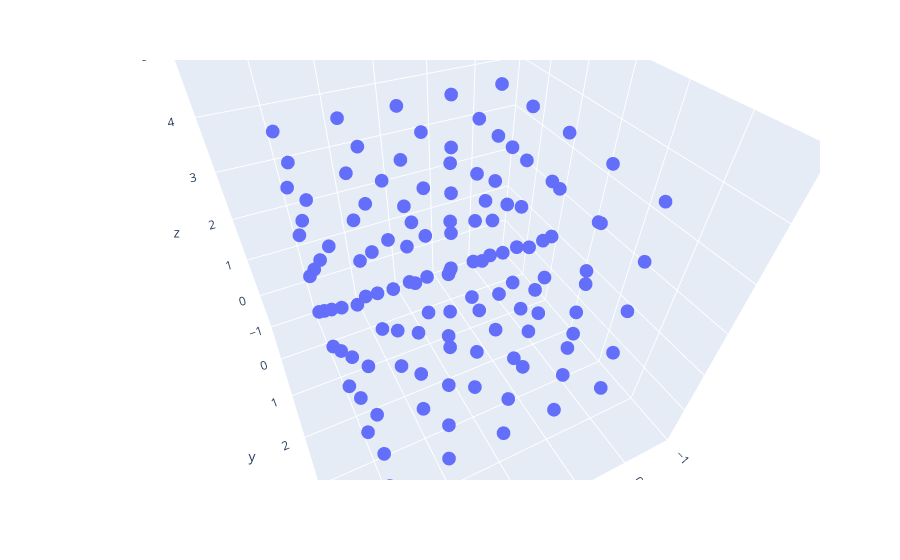

Notebook code for this chart:
### Code cell
import plotly.express as px
import pandas as pd
import numpy as np

N=5
grid = np.zeros([N**3,3])

n = 0
for i in range(N):
    for j in range(N):
        for k in range(N):
            grid[n, 0:3] = (i, j, k)
            n += 1
            
df = pd.DataFrame(grid, columns=['x','y','z'])

fig = px.scatter_3d(df, x='x', y='y', z='z')

fig.update_layout(
    scene=dict(
        xaxis=dict(range=[-1, N]),
        yaxis=dict(range=[-1, N]),
        zaxis=dict(range=[-1, N]),
        aspectmode='cube'
    )
)

fig.show()

### Figure 1 — Plotly figure (JSON) as saved in the notebook; plotly's stock layout.template omitted (floating-point values rounded to 4 significant figures)
{"data": [{"hovertemplate": "x=%{x}<br>y=%{y}<br>z=%{z}<extra></extra>", "legendgroup": "", "marker": {"color": "#636efa", "symbol": "circle"}, "mode": "markers", "name": "", "scene": "scene", "showlegend": false, "type": "scatter3d", "x": [0.0, 0.0, 0.0, 0.0, 0.0, 0.0, 0.0, 0.0, 0.0, 0.0, 0.0, 0.0, 0.0, 0.0, 0.0, 0.0, 0.0, 0.0, 0.0, 0.0, 0.0, 0.0, 0.0, 0.0, 0.0, 1.0, 1.0, 1.0, 1.0, 1.0, 1.0, 1.0, 1.0, 1.0, 1.0, 1.0, 1.0, 1.0, 1.0, 1.0, 1.0, 1.0, 1.0, 1.0, 1.0, 1.0, 1.0, 1.0, 1.0, 1.0, 2.0, 2.0, 2.0, 2.0, 2.0, 2.0, 2.0, 2.0, 2.0, 2.0, 2.0, 2.0, 2.0, 2.0, 2.0, 2.0, 2.0, 2.0, 2.0, 2.0, 2.0, 2.0, 2.0, 2.0, 2.0, 3.0, 3.0, 3.0, 3.0, 3.0, 3.0, 3.0, 3.0, 3.0, 3.0, 3.0, 3.0, 3.0, 3.0, 3.0, 3.0, 3.0, 3.0, 3.0, 3.0, 3.0, 3.0, 3.0, 3.0, 3.0, 4.0, 4.0, 4.0, 4.0, 4.0, 4.0, 4.0, 4.0, 4.0, 4.0, 4.0, 4.0, 4.0, 4.0, 4.0, 4.0, 4.0, 4.0, 4.0, 4.0, 4.0, 4.0, 4.0, 4.0, 4.0], "y": [0.0, 0.0, 0.0, 0.0, 0.0, 1.0, 1.0, 1.0, 1.0, 1.0, 2.0, 2.0, 2.0, 2.0, 2.0, 3.0, 3.0, 3.0, 3.0, 3.0, 4.0, 4.0, 4.0, 4.0, 4.0, 0.0, 0.0, 0.0, 0.0, 0.0, 1.0, 1.0, 1.0, 1.0, 1.0, 2.0, 2.0, 2.0, 2.0, 2.0, 3.0, 3.0, 3.0, 3.0, 3.0, 4.0, 4.0, 4.0, 4.0, 4.0, 0.0, 0.0, 0.0, 0.0, 0.0, 1.0, 1.0, 1.0, 1.0, 1.0, 2.0, 2.0, 2.0, 2.0, 2.0, 3.0, 3.0, 3.0, 3.0, 3.0, 4.0, 4.0, 4.0, 4.0, 4.0, 0.0, 0.0, 0.0, 0.0, 0.0, 1.0, 1.0, 1.0, 1.0, 1.0, 2.0, 2.0, 2.0, 2.0, 2.0, 3.0, 3.0, 3.0, 3.0, 3.0, 4.0, 4.0, 4.0, 4.0, 4.0, 0.0, 0.0, 0.0, 0.0, 0.0, 1.0, 1.0, 1.0, 1.0, 1.0, 2.0, 2.0, 2.0, 2.0, 2.0, 3.0, 3.0, 3.0, 3.0, 3.0, 4.0, 4.0, 4.0, 4.0, 4.0], "z": [0.0, 1.0, 2.0, 3.0, 4.0, 0.0, 1.0, 2.0, 3.0, 4.0, 0.0, 1.0, 2.0, 3.0, 4.0, 0.0, 1.0, 2.0, 3.0, 4.0, 0.0, 1.0, 2.0, 3.0, 4.0, 0.0, 1.0, 2.0, 3.0, 4.0, 0.0, 1.0, 2.0, 3.0, 4.0, 0.0, 1.0, 2.0, 3.0, 4.0, 0.0, 1.0, 2.0, 3.0, 4.0, 0.0, 1.0, 2.0, 3.0, 4.0, 0.0, 1.0, 2.0, 3.0, 4.0, 0.0, 1.0, 2.0, 3.0, 4.0, 0.0, 1.0, 2.0, 3.0, 4.0, 0.0, 1.0, 2.0, 3.0, 4.0, 0.0, 1.0, 2.0, 3.0, 4.0, 0.0, 1.0, 2.0, 3.0, 4.0, 0.0, 1.0, 2.0, 3.0, 4.0, 0.0, 1.0, 2.0, 3.0, 4.0, 0.0, 1.0, 2.0, 3.0, 4.0, 0.0, 1.0, 2.0, 3.0, 4.0, 0.0, 1.0, 2.0, 3.0, 4.0, 0.0, 1.0, 2.0, 3.0, 4.0, 0.0, 1.0, 2.0, 3.0, 4.0, 0.0, 1.0, 2.0, 3.0, 4.0, 0.0, 1.0, 2.0, 3.0, 4.0]}], "layout": {"autosize": true, "legend": {"tracegroupgap": 0}, "margin": {"t": 60}, "scene": {"aspectmode": "cube", "aspectratio": {"x": 1, "y": 1, "z": 1}, "camera": {"center": {"x": 0, "y": 0, "z": 0}, "eye": {"x": 0.4494, "y": 0.9169, "z": 0.9399}, "projection": {"type": "perspective"}, "up": {"x": 0, "y": 0, "z": 1}}, "domain": {"x": [0, 1], "y": [0, 1]}, "xaxis": {"range": [-1, 5], "title": {"text": "x"}, "type": "linear"}, "yaxis": {"range": [-1, 5], "title": {"text": "y"}, "type": "linear"}, "zaxis": {"range": [-1, 5], "title": {"text": "z"}, "type": "linear"}}}}
